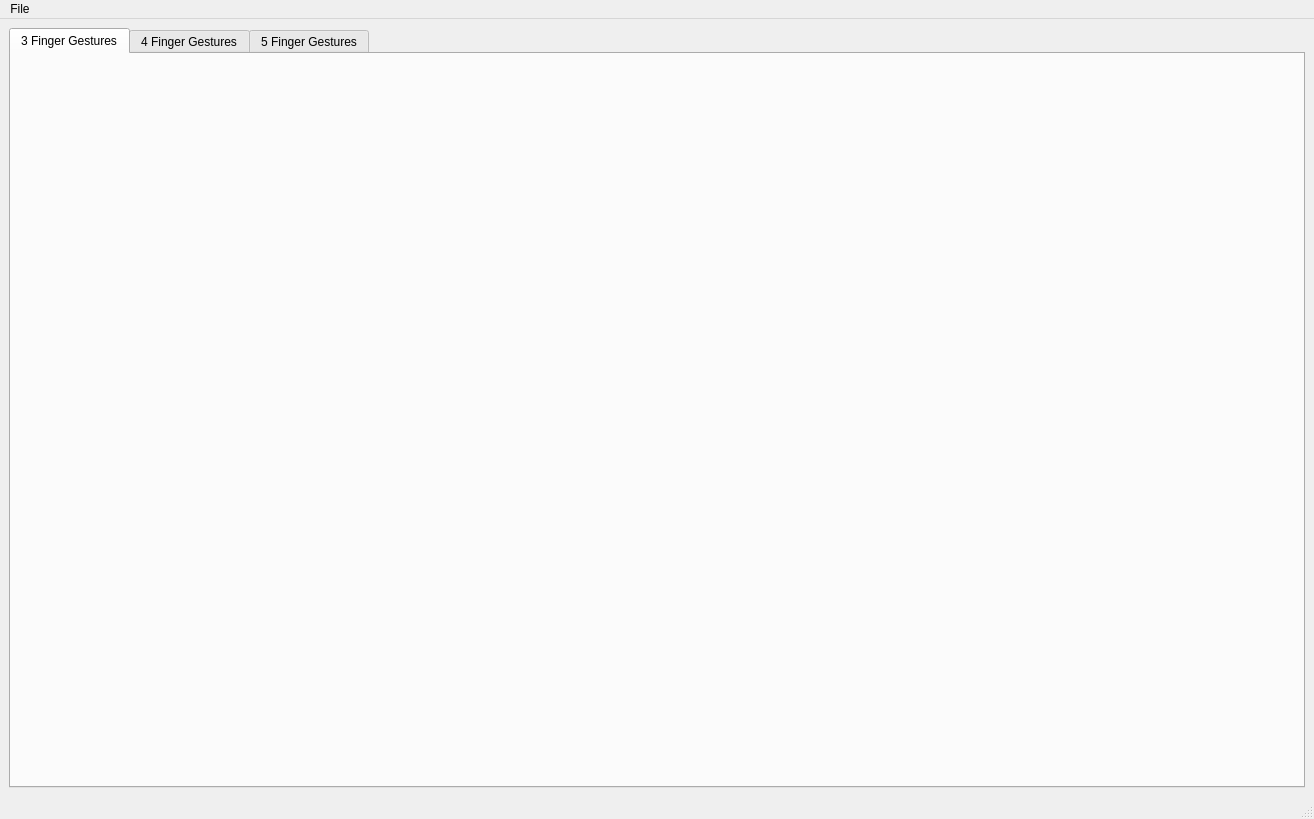
<?xml version="1.0" encoding="UTF-8"?>
<ui version="4.0">
 <class>GesturesGui</class>
 <widget class="QMainWindow" name="GesturesGui">
  <property name="geometry">
   <rect>
    <x>0</x>
    <y>0</y>
    <width>1314</width>
    <height>819</height>
   </rect>
  </property>
  <property name="windowTitle">
   <string>GesturesGui</string>
  </property>
  <widget class="QWidget" name="centralwidget">
   <layout class="QVBoxLayout" name="verticalLayout">
    <item>
     <widget class="QTabWidget" name="tabs">
      <property name="currentIndex">
       <number>0</number>
      </property>
      <widget class="QWidget" name="tab_1">
       <attribute name="title">
        <string>3 Finger Gestures</string>
       </attribute>
      </widget>
      <widget class="QWidget" name="tab_2">
       <attribute name="title">
        <string>4 Finger Gestures</string>
       </attribute>
      </widget>
      <widget class="QWidget" name="tab_3">
       <attribute name="title">
        <string>5 Finger Gestures</string>
       </attribute>
      </widget>
     </widget>
    </item>
   </layout>
  </widget>
  <widget class="QStatusBar" name="statusbar"/>
  <widget class="QMenuBar" name="menubar">
   <property name="geometry">
    <rect>
     <x>0</x>
     <y>0</y>
     <width>1314</width>
     <height>22</height>
    </rect>
   </property>
   <widget class="QMenu" name="menuSettings">
    <property name="title">
     <string>File</string>
    </property>
    <addaction name="actionSet_config_file"/>
   </widget>
   <addaction name="menuSettings"/>
  </widget>
  <action name="actionSet_config_file">
   <property name="text">
    <string>Set config file</string>
   </property>
  </action>
 </widget>
 <resources/>
 <connections/>
</ui>
